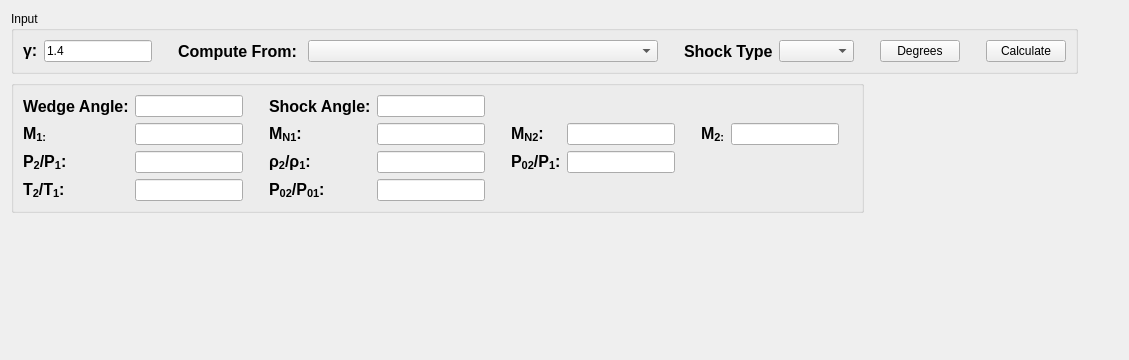
      <widget class="QWidget" name="tab_3">
       <attribute name="title">
        <string>Oblique Shocks</string>
       </attribute>
       <layout class="QVBoxLayout" name="verticalLayout_4">
        <item>
         <layout class="QHBoxLayout" name="horizontalLayout_7">
          <item>
           <widget class="QGroupBox" name="groupBox_3">
            <property name="title">
             <string>Input</string>
            </property>
            <layout class="QHBoxLayout" name="horizontalLayout_8">
             <item>
              <widget class="QLabel" name="label_18">
               <property name="maximumSize">
                <size>
                 <width>16777215</width>
                 <height>16777215</height>
                </size>
               </property>
               <property name="font">
                <font>
                 <pointsize>12</pointsize>
                 <weight>75</weight>
                 <bold>true</bold>
                </font>
               </property>
               <property name="text">
                <string>&lt;html&gt;&lt;head/&gt;&lt;body&gt;&lt;p&gt;γ:&lt;/p&gt;&lt;/body&gt;&lt;/html&gt;</string>
               </property>
              </widget>
             </item>
             <item>
              <widget class="QLineEdit" name="obliqueShockGammaEntry">
               <property name="text">
                <string>1.4</string>
               </property>
              </widget>
             </item>
             <item>
              <spacer name="horizontalSpacer_13">
               <property name="orientation">
                <enum>Qt::Horizontal</enum>
               </property>
               <property name="sizeType">
                <enum>QSizePolicy::Preferred</enum>
               </property>
               <property name="sizeHint" stdset="0">
                <size>
                 <width>20</width>
                 <height>20</height>
                </size>
               </property>
              </spacer>
             </item>
             <item>
              <widget class="QLabel" name="label_20">
               <property name="maximumSize">
                <size>
                 <width>16777215</width>
                 <height>16777215</height>
                </size>
               </property>
               <property name="font">
                <font>
                 <pointsize>12</pointsize>
                 <weight>75</weight>
                 <bold>true</bold>
                </font>
               </property>
               <property name="text">
                <string>Compute From: </string>
               </property>
              </widget>
             </item>
             <item>
              <widget class="QComboBox" name="obliqueShockOptionCombo">
               <property name="minimumSize">
                <size>
                 <width>350</width>
                 <height>0</height>
                </size>
               </property>
              </widget>
             </item>
             <item>
              <spacer name="horizontalSpacer_21">
               <property name="orientation">
                <enum>Qt::Horizontal</enum>
               </property>
               <property name="sizeType">
                <enum>QSizePolicy::Maximum</enum>
               </property>
               <property name="sizeHint" stdset="0">
                <size>
                 <width>20</width>
                 <height>20</height>
                </size>
               </property>
              </spacer>
             </item>
             <item>
              <widget class="QLabel" name="label_32">
               <property name="font">
                <font>
                 <pointsize>12</pointsize>
                 <weight>75</weight>
                 <bold>true</bold>
                </font>
               </property>
               <property name="text">
                <string>Shock Type</string>
               </property>
              </widget>
             </item>
             <item>
              <widget class="QComboBox" name="obliqueShockTypeCombo">
               <property name="minimumSize">
                <size>
                 <width>75</width>
                 <height>0</height>
                </size>
               </property>
              </widget>
             </item>
             <item>
              <spacer name="horizontalSpacer_31">
               <property name="orientation">
                <enum>Qt::Horizontal</enum>
               </property>
               <property name="sizeType">
                <enum>QSizePolicy::Maximum</enum>
               </property>
               <property name="sizeHint" stdset="0">
                <size>
                 <width>20</width>
                 <height>20</height>
                </size>
               </property>
              </spacer>
             </item>
             <item>
              <widget class="QPushButton" name="obliqueShockDegreeChkBtn">
               <property name="toolTip">
                <string>Determines whether the values in the shock and wedge angle entries are degrees or radians.</string>
               </property>
               <property name="text">
                <string>Degrees</string>
               </property>
               <property name="checkable">
                <bool>true</bool>
               </property>
              </widget>
             </item>
             <item>
              <spacer name="horizontalSpacer_29">
               <property name="orientation">
                <enum>Qt::Horizontal</enum>
               </property>
               <property name="sizeType">
                <enum>QSizePolicy::Maximum</enum>
               </property>
               <property name="sizeHint" stdset="0">
                <size>
                 <width>20</width>
                 <height>20</height>
                </size>
               </property>
              </spacer>
             </item>
             <item>
              <widget class="QPushButton" name="obliqueShockCalcBtn">
               <property name="text">
                <string>Calculate</string>
               </property>
              </widget>
             </item>
            </layout>
           </widget>
          </item>
          <item>
           <spacer name="horizontalSpacer_30">
            <property name="orientation">
             <enum>Qt::Horizontal</enum>
            </property>
            <property name="sizeHint" stdset="0">
             <size>
              <width>40</width>
              <height>20</height>
             </size>
            </property>
           </spacer>
          </item>
         </layout>
        </item>
        <item>
         <layout class="QHBoxLayout" name="horizontalLayout_11">
          <item>
           <widget class="QGroupBox" name="groupBox_4">
            <property name="title">
             <string/>
            </property>
            <layout class="QGridLayout" name="gridLayout_4">
             <item row="2" column="5">
              <spacer name="horizontalSpacer_24">
               <property name="orientation">
                <enum>Qt::Horizontal</enum>
               </property>
               <property name="sizeType">
                <enum>QSizePolicy::Maximum</enum>
               </property>
               <property name="sizeHint" stdset="0">
                <size>
                 <width>20</width>
                 <height>20</height>
                </size>
               </property>
              </spacer>
             </item>
             <item row="0" column="3">
              <widget class="QLabel" name="label_31">
               <property name="font">
                <font>
                 <pointsize>12</pointsize>
                 <weight>75</weight>
                 <bold>true</bold>
                </font>
               </property>
               <property name="text">
                <string>Shock Angle:</string>
               </property>
              </widget>
             </item>
             <item row="0" column="0">
              <widget class="QLabel" name="label_30">
               <property name="font">
                <font>
                 <pointsize>12</pointsize>
                 <weight>75</weight>
                 <bold>true</bold>
                </font>
               </property>
               <property name="text">
                <string>Wedge Angle:</string>
               </property>
              </widget>
             </item>
             <item row="3" column="0">
              <widget class="QLabel" name="label_27">
               <property name="font">
                <font>
                 <pointsize>12</pointsize>
                 <weight>75</weight>
                 <bold>true</bold>
                </font>
               </property>
               <property name="text">
                <string>&lt;html&gt;&lt;head/&gt;&lt;body&gt;&lt;p&gt;P&lt;span style=&quot; vertical-align:sub;&quot;&gt;2&lt;/span&gt;/P&lt;span style=&quot; vertical-align:sub;&quot;&gt;1&lt;/span&gt;:&lt;/p&gt;&lt;/body&gt;&lt;/html&gt;</string>
               </property>
              </widget>
             </item>
             <item row="2" column="11">
              <widget class="QLabel" name="label_23">
               <property name="text">
                <string/>
               </property>
              </widget>
             </item>
             <item row="2" column="9">
              <widget class="QLabel" name="label_34">
               <property name="font">
                <font>
                 <pointsize>12</pointsize>
                 <weight>75</weight>
                 <bold>true</bold>
                </font>
               </property>
               <property name="text">
                <string>&lt;html&gt;&lt;head/&gt;&lt;body&gt;&lt;p&gt;M&lt;span style=&quot; vertical-align:sub;&quot;&gt;2:&lt;/span&gt;&lt;/p&gt;&lt;/body&gt;&lt;/html&gt;</string>
               </property>
              </widget>
             </item>
             <item row="3" column="9">
              <widget class="QLabel" name="label_29">
               <property name="text">
                <string/>
               </property>
              </widget>
             </item>
             <item row="2" column="4">
              <widget class="QLineEdit" name="obliqueShockMn1Edit"/>
             </item>
             <item row="3" column="1">
              <widget class="QLineEdit" name="obliqueShockP2P1Edit"/>
             </item>
             <item row="2" column="8">
              <spacer name="horizontalSpacer_25">
               <property name="orientation">
                <enum>Qt::Horizontal</enum>
               </property>
               <property name="sizeType">
                <enum>QSizePolicy::Maximum</enum>
               </property>
               <property name="sizeHint" stdset="0">
                <size>
                 <width>20</width>
                 <height>20</height>
                </size>
               </property>
              </spacer>
             </item>
             <item row="2" column="3">
              <widget class="QLabel" name="label_25">
               <property name="font">
                <font>
                 <pointsize>12</pointsize>
                 <weight>75</weight>
                 <bold>true</bold>
                </font>
               </property>
               <property name="text">
                <string>&lt;html&gt;&lt;head/&gt;&lt;body&gt;&lt;p&gt;M&lt;span style=&quot; vertical-align:sub;&quot;&gt;N1&lt;/span&gt;:&lt;/p&gt;&lt;/body&gt;&lt;/html&gt;</string>
               </property>
              </widget>
             </item>
             <item row="2" column="0">
              <widget class="QLabel" name="label_33">
               <property name="font">
                <font>
                 <pointsize>12</pointsize>
                 <weight>75</weight>
                 <bold>true</bold>
                </font>
               </property>
               <property name="text">
                <string>&lt;html&gt;&lt;head/&gt;&lt;body&gt;&lt;p&gt;M&lt;span style=&quot; vertical-align:sub;&quot;&gt;1:&lt;/span&gt;&lt;/p&gt;&lt;/body&gt;&lt;/html&gt;</string>
               </property>
              </widget>
             </item>
             <item row="2" column="1">
              <widget class="QLineEdit" name="obliqueShockM1Edit"/>
             </item>
             <item row="3" column="8">
              <spacer name="horizontalSpacer_26">
               <property name="orientation">
                <enum>Qt::Horizontal</enum>
               </property>
               <property name="sizeType">
                <enum>QSizePolicy::Maximum</enum>
               </property>
               <property name="sizeHint" stdset="0">
                <size>
                 <width>20</width>
                 <height>20</height>
                </size>
               </property>
              </spacer>
             </item>
             <item row="2" column="6">
              <widget class="QLabel" name="label_28">
               <property name="font">
                <font>
                 <pointsize>12</pointsize>
                 <weight>75</weight>
                 <bold>true</bold>
                </font>
               </property>
               <property name="text">
                <string>&lt;html&gt;&lt;head/&gt;&lt;body&gt;&lt;p&gt;M&lt;span style=&quot; vertical-align:sub;&quot;&gt;N2&lt;/span&gt;:&lt;/p&gt;&lt;/body&gt;&lt;/html&gt;</string>
               </property>
              </widget>
             </item>
             <item row="2" column="10">
              <widget class="QLineEdit" name="obliqueShockM2Edit"/>
             </item>
             <item row="2" column="7">
              <widget class="QLineEdit" name="obiqueShockMn2Edit"/>
             </item>
             <item row="2" column="2">
              <spacer name="horizontalSpacer_22">
               <property name="orientation">
                <enum>Qt::Horizontal</enum>
               </property>
               <property name="sizeType">
                <enum>QSizePolicy::Maximum</enum>
               </property>
               <property name="sizeHint" stdset="0">
                <size>
                 <width>20</width>
                 <height>20</height>
                </size>
               </property>
              </spacer>
             </item>
             <item row="3" column="3">
              <widget class="QLabel" name="label_21">
               <property name="font">
                <font>
                 <pointsize>12</pointsize>
                 <weight>75</weight>
                 <bold>true</bold>
                </font>
               </property>
               <property name="text">
                <string>&lt;html&gt;&lt;head/&gt;&lt;body&gt;&lt;p&gt;ρ&lt;span style=&quot; vertical-align:sub;&quot;&gt;2&lt;/span&gt;/ρ&lt;span style=&quot; vertical-align:sub;&quot;&gt;1&lt;/span&gt;:&lt;/p&gt;&lt;/body&gt;&lt;/html&gt;</string>
               </property>
              </widget>
             </item>
             <item row="3" column="4">
              <widget class="QLineEdit" name="obliqueShockRho2Rho1Edit"/>
             </item>
             <item row="4" column="0">
              <widget class="QLabel" name="label_26">
               <property name="font">
                <font>
                 <pointsize>12</pointsize>
                 <weight>75</weight>
                 <bold>true</bold>
                </font>
               </property>
               <property name="text">
                <string>&lt;html&gt;&lt;head/&gt;&lt;body&gt;&lt;p&gt;T&lt;span style=&quot; vertical-align:sub;&quot;&gt;2&lt;/span&gt;/T&lt;span style=&quot; vertical-align:sub;&quot;&gt;1&lt;/span&gt;:&lt;/p&gt;&lt;/body&gt;&lt;/html&gt;</string>
               </property>
              </widget>
             </item>
             <item row="4" column="1">
              <widget class="QLineEdit" name="obliqueShockT2T1Edit"/>
             </item>
             <item row="4" column="2">
              <spacer name="horizontalSpacer_23">
               <property name="orientation">
                <enum>Qt::Horizontal</enum>
               </property>
               <property name="sizeType">
                <enum>QSizePolicy::Maximum</enum>
               </property>
               <property name="sizeHint" stdset="0">
                <size>
                 <width>20</width>
                 <height>20</height>
                </size>
               </property>
              </spacer>
             </item>
             <item row="4" column="3">
              <widget class="QLabel" name="label_22">
               <property name="font">
                <font>
                 <pointsize>12</pointsize>
                 <weight>75</weight>
                 <bold>true</bold>
                </font>
               </property>
               <property name="text">
                <string>&lt;html&gt;&lt;head/&gt;&lt;body&gt;&lt;p&gt;P&lt;span style=&quot; vertical-align:sub;&quot;&gt;02&lt;/span&gt;/P&lt;span style=&quot; vertical-align:sub;&quot;&gt;01&lt;/span&gt;:&lt;/p&gt;&lt;/body&gt;&lt;/html&gt;</string>
               </property>
              </widget>
             </item>
             <item row="4" column="4">
              <widget class="QLineEdit" name="obliqueShockPo2Po1Edit"/>
             </item>
             <item row="3" column="6">
              <widget class="QLabel" name="label_24">
               <property name="font">
                <font>
                 <pointsize>12</pointsize>
                 <weight>75</weight>
                 <bold>true</bold>
                </font>
               </property>
               <property name="text">
                <string>&lt;html&gt;&lt;head/&gt;&lt;body&gt;&lt;p&gt;P&lt;span style=&quot; vertical-align:sub;&quot;&gt;02&lt;/span&gt;/P&lt;span style=&quot; vertical-align:sub;&quot;&gt;1&lt;/span&gt;:&lt;/p&gt;&lt;/body&gt;&lt;/html&gt;</string>
               </property>
              </widget>
             </item>
             <item row="3" column="7">
              <widget class="QLineEdit" name="obliqueShockPo2P1Edit"/>
             </item>
             <item row="3" column="2">
              <spacer name="horizontalSpacer_27">
               <property name="orientation">
                <enum>Qt::Horizontal</enum>
               </property>
               <property name="sizeType">
                <enum>QSizePolicy::Maximum</enum>
               </property>
               <property name="sizeHint" stdset="0">
                <size>
                 <width>20</width>
                 <height>20</height>
                </size>
               </property>
              </spacer>
             </item>
             <item row="3" column="5">
              <spacer name="horizontalSpacer_32">
               <property name="orientation">
                <enum>Qt::Horizontal</enum>
               </property>
               <property name="sizeType">
                <enum>QSizePolicy::Maximum</enum>
               </property>
               <property name="sizeHint" stdset="0">
                <size>
                 <width>20</width>
                 <height>20</height>
                </size>
               </property>
              </spacer>
             </item>
             <item row="0" column="1">
              <widget class="QLineEdit" name="obliqueShockWedgeAngleEdit"/>
             </item>
             <item row="0" column="4">
              <widget class="QLineEdit" name="obliqueShockAngleEdit"/>
             </item>
             <item row="0" column="2">
              <spacer name="horizontalSpacer_33">
               <property name="orientation">
                <enum>Qt::Horizontal</enum>
               </property>
               <property name="sizeHint" stdset="0">
                <size>
                 <width>20</width>
                 <height>20</height>
                </size>
               </property>
              </spacer>
             </item>
            </layout>
           </widget>
          </item>
          <item>
           <spacer name="horizontalSpacer_28">
            <property name="orientation">
             <enum>Qt::Horizontal</enum>
            </property>
            <property name="sizeHint" stdset="0">
             <size>
              <width>40</width>
              <height>20</height>
             </size>
            </property>
           </spacer>
          </item>
         </layout>
        </item>
        <item>
         <spacer name="verticalSpacer_3">
          <property name="orientation">
           <enum>Qt::Vertical</enum>
          </property>
          <property name="sizeHint" stdset="0">
           <size>
            <width>20</width>
            <height>136</height>
           </size>
          </property>
         </spacer>
        </item>
       </layout>
      </widget>
